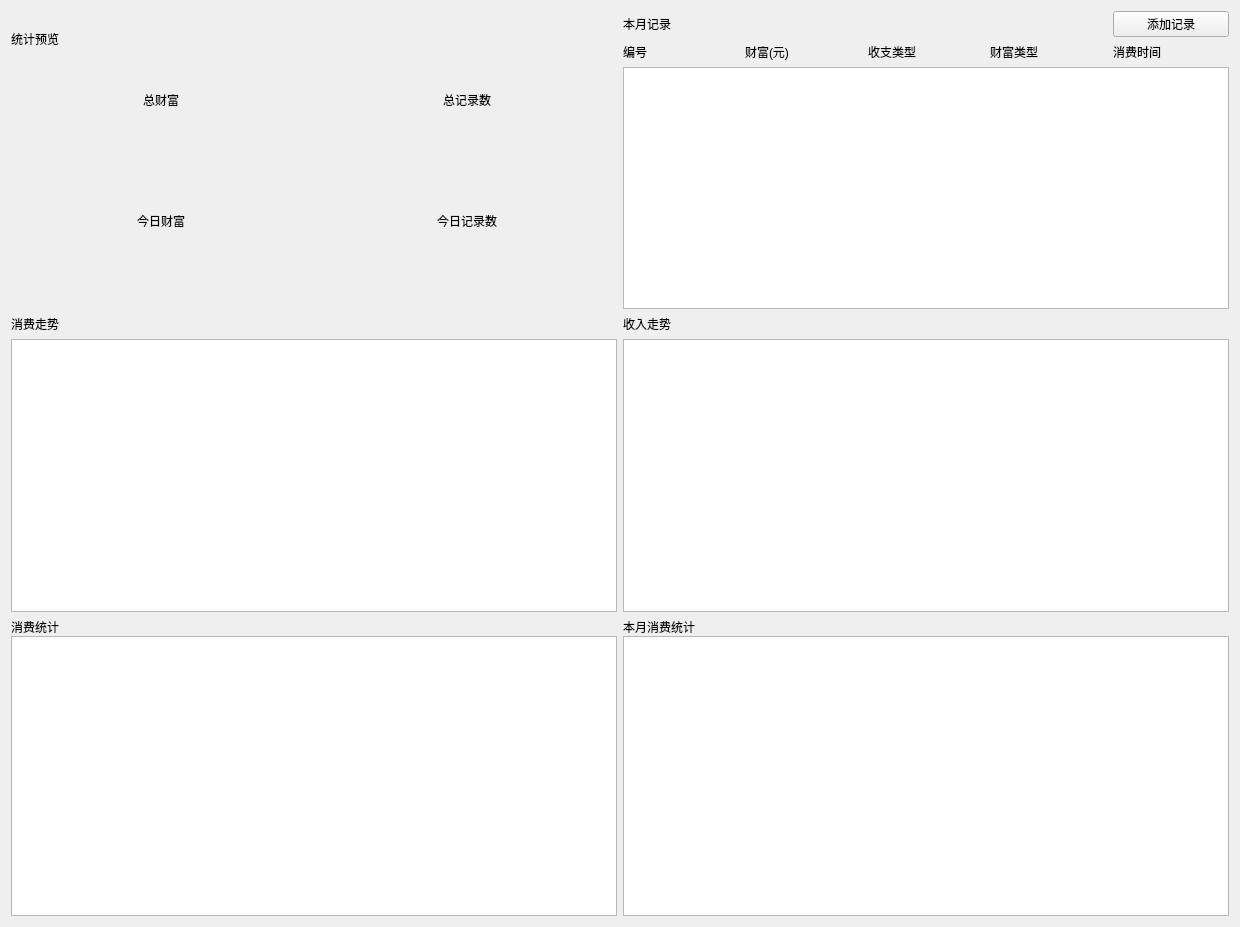
<?xml version="1.0" encoding="UTF-8"?>
<ui version="4.0">
 <class>MainForm</class>
 <widget class="QWidget" name="MainForm">
  <property name="geometry">
   <rect>
    <x>0</x>
    <y>0</y>
    <width>1240</width>
    <height>927</height>
   </rect>
  </property>
  <property name="windowTitle">
   <string>主页面</string>
  </property>
  <property name="windowIcon">
   <iconset resource="../resource/resource.qrc">
    <normaloff>:/icon/main.ico</normaloff>:/icon/main.ico</iconset>
  </property>
  <layout class="QGridLayout" name="gridLayout">
   <item row="0" column="0">
    <layout class="QGridLayout" name="mainLayout">
     <item row="22" column="0">
      <layout class="QGridLayout" name="typeCountLayout" columnstretch="0,0">
       <property name="verticalSpacing">
        <number>12</number>
       </property>
       <item row="6" column="0">
        <layout class="QGridLayout" name="typeCountView">
         <item row="1" column="0">
          <widget class="QChartView" name="allTypeVieaw"/>
         </item>
         <item row="0" column="0">
          <widget class="QLabel" name="label_14">
           <property name="text">
            <string>消费统计</string>
           </property>
          </widget>
         </item>
        </layout>
       </item>
       <item row="6" column="1">
        <layout class="QGridLayout" name="typeView">
         <item row="0" column="0">
          <widget class="QLabel" name="label_15">
           <property name="text">
            <string>本月消费统计</string>
           </property>
          </widget>
         </item>
         <item row="1" column="0">
          <widget class="QChartView" name="monthTypeView"/>
         </item>
        </layout>
       </item>
      </layout>
     </item>
     <item row="4" column="0">
      <layout class="QGridLayout" name="recordLayout">
       <item row="0" column="1">
        <layout class="QGridLayout" name="recordListlayout">
         <item row="3" column="2">
          <widget class="QLabel" name="label_5">
           <property name="text">
            <string>收支类型</string>
           </property>
           <property name="alignment">
            <set>Qt::AlignLeading|Qt::AlignLeft|Qt::AlignVCenter</set>
           </property>
          </widget>
         </item>
         <item row="3" column="0">
          <widget class="QLabel" name="label_2">
           <property name="text">
            <string>编号</string>
           </property>
           <property name="alignment">
            <set>Qt::AlignLeading|Qt::AlignLeft|Qt::AlignVCenter</set>
           </property>
          </widget>
         </item>
         <item row="3" column="3">
          <widget class="QLabel" name="label_4">
           <property name="text">
            <string>财富类型</string>
           </property>
           <property name="alignment">
            <set>Qt::AlignLeading|Qt::AlignLeft|Qt::AlignVCenter</set>
           </property>
          </widget>
         </item>
         <item row="2" column="4">
          <widget class="QPushButton" name="addHistory">
           <property name="text">
            <string>添加记录</string>
           </property>
          </widget>
         </item>
         <item row="3" column="1">
          <widget class="QLabel" name="label_6">
           <property name="text">
            <string>财富(元)</string>
           </property>
           <property name="alignment">
            <set>Qt::AlignLeading|Qt::AlignLeft|Qt::AlignVCenter</set>
           </property>
          </widget>
         </item>
         <item row="3" column="4">
          <widget class="QLabel" name="label_3">
           <property name="text">
            <string>消费时间</string>
           </property>
           <property name="alignment">
            <set>Qt::AlignLeading|Qt::AlignLeft|Qt::AlignVCenter</set>
           </property>
          </widget>
         </item>
         <item row="4" column="0" colspan="5">
          <widget class="QListView" name="historyListView">
           <property name="minimumSize">
            <size>
             <width>350</width>
             <height>0</height>
            </size>
           </property>
           <property name="textElideMode">
            <enum>Qt::ElideMiddle</enum>
           </property>
           <property name="resizeMode">
            <enum>QListView::Adjust</enum>
           </property>
           <property name="uniformItemSizes">
            <bool>true</bool>
           </property>
           <property name="batchSize">
            <number>125</number>
           </property>
           <property name="wordWrap">
            <bool>true</bool>
           </property>
          </widget>
         </item>
         <item row="2" column="0">
          <widget class="QLabel" name="label_13">
           <property name="text">
            <string>本月记录</string>
           </property>
          </widget>
         </item>
        </layout>
       </item>
       <item row="0" column="0">
        <layout class="QGridLayout" name="coutView">
         <item row="1" column="1">
          <widget class="QLabel" name="totalMoneyLabel">
           <property name="minimumSize">
            <size>
             <width>0</width>
             <height>50</height>
            </size>
           </property>
           <property name="text">
            <string>总财富</string>
           </property>
           <property name="alignment">
            <set>Qt::AlignCenter</set>
           </property>
           <property name="margin">
            <number>5</number>
           </property>
          </widget>
         </item>
         <item row="3" column="2">
          <widget class="QLabel" name="todayCountLabel">
           <property name="minimumSize">
            <size>
             <width>0</width>
             <height>50</height>
            </size>
           </property>
           <property name="text">
            <string>今日记录数</string>
           </property>
           <property name="alignment">
            <set>Qt::AlignCenter</set>
           </property>
           <property name="margin">
            <number>5</number>
           </property>
          </widget>
         </item>
         <item row="3" column="1">
          <widget class="QLabel" name="todayMoneyLabel">
           <property name="minimumSize">
            <size>
             <width>0</width>
             <height>50</height>
            </size>
           </property>
           <property name="text">
            <string>今日财富</string>
           </property>
           <property name="alignment">
            <set>Qt::AlignCenter</set>
           </property>
           <property name="margin">
            <number>5</number>
           </property>
          </widget>
         </item>
         <item row="0" column="1" colspan="2">
          <widget class="QLabel" name="label">
           <property name="text">
            <string>统计预览</string>
           </property>
          </widget>
         </item>
         <item row="4" column="2">
          <widget class="QLabel" name="todayCount">
           <property name="minimumSize">
            <size>
             <width>0</width>
             <height>50</height>
            </size>
           </property>
           <property name="text">
            <string/>
           </property>
           <property name="alignment">
            <set>Qt::AlignCenter</set>
           </property>
           <property name="margin">
            <number>8</number>
           </property>
          </widget>
         </item>
         <item row="2" column="2">
          <widget class="QLabel" name="totalCount">
           <property name="minimumSize">
            <size>
             <width>0</width>
             <height>50</height>
            </size>
           </property>
           <property name="text">
            <string/>
           </property>
           <property name="alignment">
            <set>Qt::AlignCenter</set>
           </property>
           <property name="margin">
            <number>8</number>
           </property>
          </widget>
         </item>
         <item row="1" column="2">
          <widget class="QLabel" name="totalCountLabel">
           <property name="minimumSize">
            <size>
             <width>0</width>
             <height>50</height>
            </size>
           </property>
           <property name="text">
            <string>总记录数</string>
           </property>
           <property name="alignment">
            <set>Qt::AlignCenter</set>
           </property>
           <property name="margin">
            <number>5</number>
           </property>
          </widget>
         </item>
         <item row="4" column="1">
          <widget class="QLabel" name="todayMoney">
           <property name="minimumSize">
            <size>
             <width>0</width>
             <height>50</height>
            </size>
           </property>
           <property name="text">
            <string/>
           </property>
           <property name="alignment">
            <set>Qt::AlignCenter</set>
           </property>
           <property name="margin">
            <number>8</number>
           </property>
          </widget>
         </item>
         <item row="2" column="1">
          <widget class="QLabel" name="totalMoney">
           <property name="minimumSize">
            <size>
             <width>0</width>
             <height>50</height>
            </size>
           </property>
           <property name="text">
            <string/>
           </property>
           <property name="alignment">
            <set>Qt::AlignCenter</set>
           </property>
           <property name="margin">
            <number>8</number>
           </property>
          </widget>
         </item>
        </layout>
       </item>
      </layout>
     </item>
     <item row="6" column="0">
      <layout class="QGridLayout" name="countLayout">
       <item row="1" column="0">
        <layout class="QHBoxLayout" name="horizontalLayout">
         <item>
          <layout class="QGridLayout" name="consumeLayout">
           <item row="1" column="0">
            <widget class="QChartView" name="consumeView"/>
           </item>
           <item row="0" column="0">
            <widget class="QLabel" name="label_7">
             <property name="text">
              <string>消费走势</string>
             </property>
            </widget>
           </item>
          </layout>
         </item>
         <item>
          <layout class="QGridLayout" name="anyView">
           <item row="0" column="0">
            <widget class="QLabel" name="label_12">
             <property name="text">
              <string>收入走势</string>
             </property>
            </widget>
           </item>
           <item row="1" column="0">
            <widget class="QChartView" name="anyGraphicsView"/>
           </item>
          </layout>
         </item>
        </layout>
       </item>
      </layout>
     </item>
    </layout>
   </item>
  </layout>
 </widget>
 <customwidgets>
  <customwidget>
   <class>QChartView</class>
   <extends>QGraphicsView</extends>
   <header location="global">qchartview.h</header>
  </customwidget>
 </customwidgets>
 <resources>
  <include location="../resource/resource.qrc"/>
 </resources>
 <connections/>
</ui>
